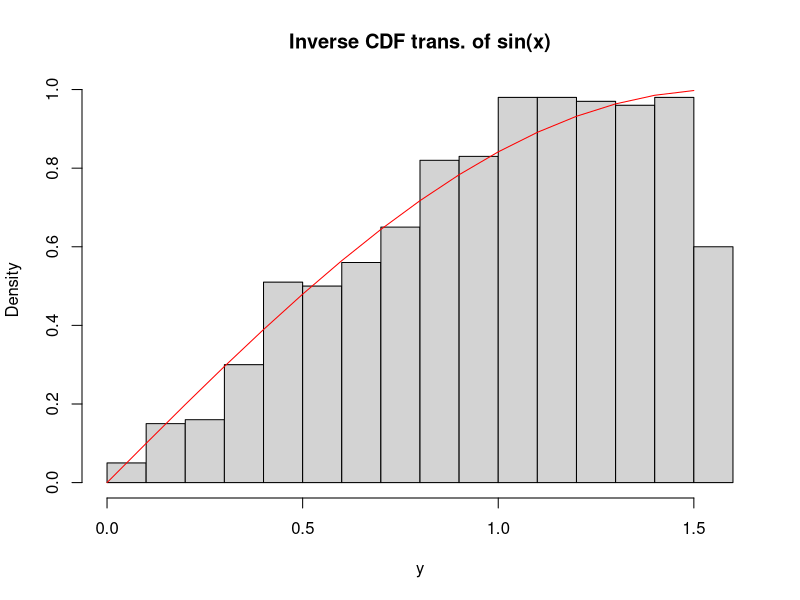
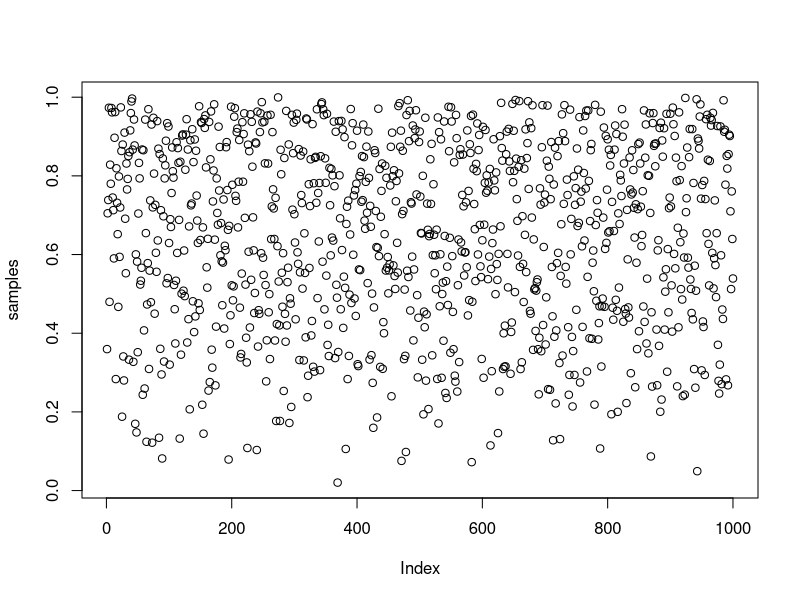
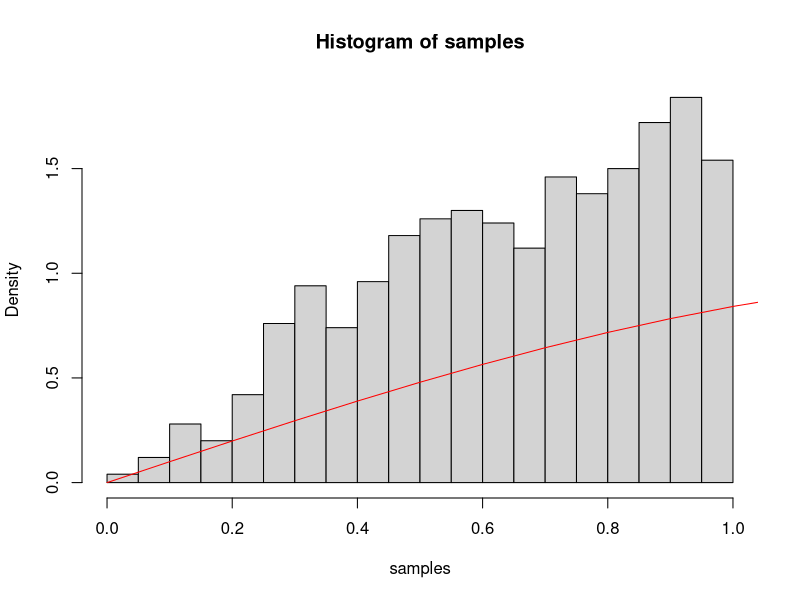
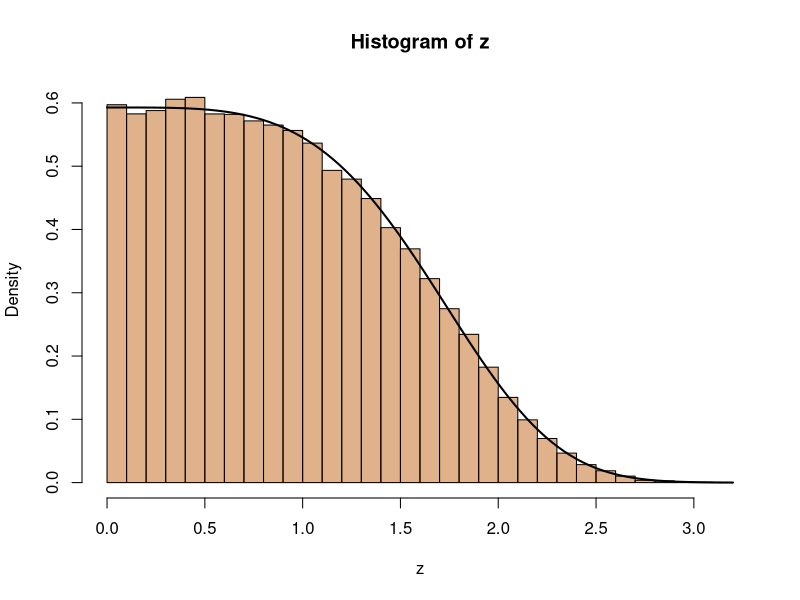

R code for these plots, in order:


### Problem 1
sin_rvgen = function(n=1000) {
  u = runif(n, max = (pi/2))
  x = sin(u)
  return(x)
}

isin_rvgen = function(n=1000) {
  u = runif(n)
  x = acos(1-u)
  return(x)
}

x = seq(0, pi/2, 0.1)
fx = sin(x)
y = isin_rvgen()
hist(y, freq = F, main = "Inverse CDF trans. of sin(x)")
lines(x, fx,  col="red")

## Part 2

arfunc = function(M) {
  while(TRUE) {
    # value between [0,1]
    u = runif(1)
    
    # value from envelope dist
    x = runif(1) 
    if(u <= sin(x) / dunif(x) * M) {
      return(x)
    }
  }
}

n = 1000
samples = rep(0,n)
for(i in 1:n) {
  samples[i] = arfunc(1)
}

plot(samples)
hist(samples, freq = F, breaks = 30)
lines(seq(0, 2, 0.1), sin(seq(0, 2, 0.1)),  col="red")

### PRoblem 2
z = rgamma(1e5, shape = (1/4), rate = (1/12))
z = z^(1/4)
hist(z, breaks = 30, freq = F, col = rgb(0.75,0.4,0.1,0.5)) # z is your sample
lambda = 1/12; alpha = 1/4
target <- function(x){exp(-lambda*x^(1/alpha))/
    integrate(function(x) exp(-lambda*x^(1/alpha)),0,Inf)$value}
curve(target,lwd=2,add=T)
